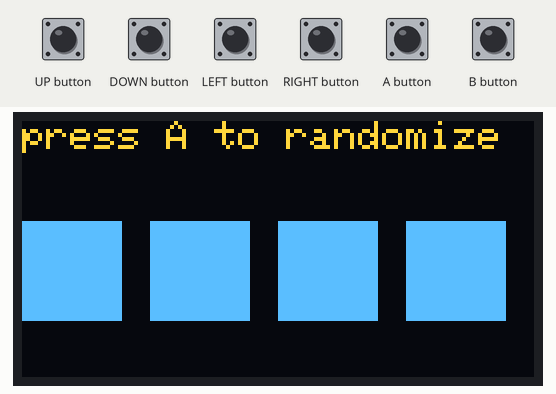
This sketch was run on a simulated Arduboy, built with avr-gcc and run on an emulated ATmega32U4. Shown: 128×64 one-colour display. The inputs (shaded band) are chosen by the test bench. The OLED is the two-colour kind (top 16 rows yellow); random numbers use the default seed unless the sketch sets one.

Above: at 1.2 s.
1.3 s: B button pressed for 0.15 s
At 2.7 s:
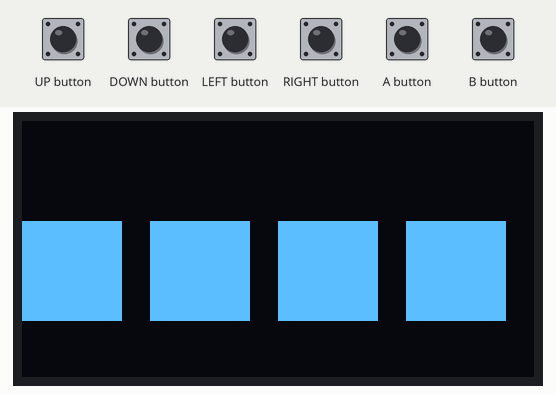
At 4.1 s:
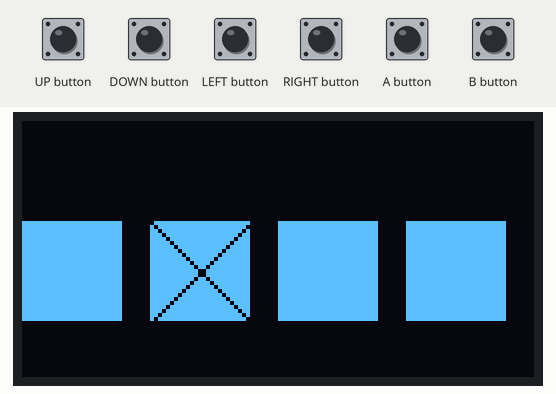
4.4 s: B button pressed for 1 s
At 6.2 s:
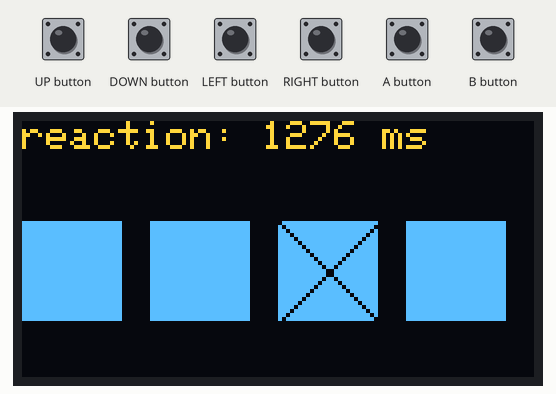
Timing chart, 0 to 7.7 s (numbered marks = the images above; inputs shaded):
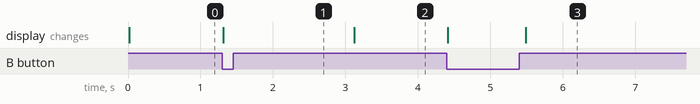

The sketch:

main.ino
```cpp
#include <Arduboy2.h>
#include <qrcode.h>

// Deary-Liewald Task
// https://www.psytoolkit.org/experiment-library/deary_liewald.html

class QR {
 private:
  QRCode _encoder;
  Arduboy2& _arduboy;
  // The size of the pixel for QR code
  const uint8_t _scale = 2;
  // side length is `4 * version + 17`, or 29
  const uint8_t _version = 3;

  enum Position { left, right, center };

  void draw(const char* data, Position position) {
    uint8_t _data[qrcode_getBufferSize(_version)];
    qrcode_initText(&_encoder, _data, _version, ECC_MEDIUM, data);

    uint8_t x_off = 0;
    uint8_t y_off = 3;  // (64 - 58) / 2
    switch (position) {
      // offset by the left border
      case Position::left:
        x_off = 3;
        break;
      // offset by the borders and width of QR code
      case Position::right:
        x_off = 3 * 2 + 58;
        break;
      // offset from the center by half the width of the QR code
      case Position::center:
        x_off = 64 - 29;
        break;
    }

    for (uint8_t y = 0; y < _encoder.size; y++) {
      for (uint8_t x = 0; x < _encoder.size; x++) {
        bool color = qrcode_getModule(&_encoder, x, y);
        _arduboy.drawRect(x * _scale + x_off, y * _scale + y_off, _scale,
                          _scale, color);
      }
    }
  }

 public:
  QR(Arduboy2& arduboy) : _arduboy(arduboy) {}
  void draw_center(const char* data) { draw(data, Position::center); }
  void draw_left(const char* data) { draw(data, Position::left); }
  void draw_right(const char* data) { draw(data, Position::right); }
};

class QRExporter {
 private:
  Arduboy2& arduboy;
  QR qr;
  static const uint8_t MAX_DATA = 5;
  char const* data[MAX_DATA] = {
      "one fish", "two fish", "red fish", "blue fish", "fin",
  };
  uint8_t page = 0;
  bool dirty = true;

 public:
  QRExporter(Arduboy2& arduboy) : arduboy(arduboy), qr(arduboy) {}
  void execute() {
    arduboy.pollButtons();
    if (arduboy.justPressed(LEFT_BUTTON)) {
      if (page > 0) {
        page--;
      }
      dirty = true;
    } else if (arduboy.justPressed(RIGHT_BUTTON)) {
      if (page < MAX_DATA / 2) {
        page++;
      }
      dirty = true;
    }

    if (dirty) {
      arduboy.clear();
      if (page == 2) {
        qr.draw_center(data[2 * page]);
      } else {
        qr.draw_left(data[2 * page]);
        qr.draw_right(data[2 * page + 1]);
      }
      arduboy.display();
      dirty = false;
    }
  }
};

class Block {
 private:
  Arduboy2& _arduboy;
  bool _is_target;

 public:
  Block(Arduboy2& arduboy, bool is_target = false)
      : _arduboy(arduboy), _is_target(is_target) {}
  bool set(bool state) { _is_target = state; }
  bool get() { return _is_target; }
  void draw(int x, int y, int len) {
    _arduboy.fillRect(x, y, len, len, WHITE);
    if (_is_target) {
      _arduboy.drawLine(x, y, x + len, y + len, BLACK);
      _arduboy.drawLine(x + len, y, x, y + len, BLACK);
    }
  }
};

struct Data {
  uint16_t elapsed;
};

class Timer {
 private:
  Arduboy2& arduboy;
  Block** blocks;
  const uint8_t LEN = 25;
  uint8_t pos;
  uint8_t size;

 public:
  Timer(Arduboy2& arduboy, uint8_t size) : arduboy(arduboy), size(size) {
    blocks = new Block*[size];
    for (int i = 0; i < size; i++) {
      blocks[i] = new Block(arduboy);
    }
    pos = 0;
  }

  ~Timer() {
    for (int i = 0; i < size; i++) {
      delete blocks[i];
    }
    delete blocks;
  }

  void clear() { blocks[pos]->set(false); }

  void reset() {
    clear();
    pos = random(0, size);
    blocks[pos]->set(true);
  }

  void draw() {
    // half the size of the border
    int offset = (WIDTH - 32 * size) >> 1;
    int border = 32 - LEN;
    for (int i = 0; i < size; i++) {
      blocks[i]->draw(offset + (32 * i), 32 - border, LEN);
    }
    arduboy.display();
  }

  Data execute() {
    Data result;

    clear();
    draw();
    delay(random(0, 3000));
    reset();
    draw();

    unsigned long start = millis();
    do {
      if (arduboy.pressed(B_BUTTON)) {
        result.elapsed = millis() - start;
        break;
      }
    } while (true);

    arduboy.clear();
    clear();
    draw();
    return result;
  }
};

Arduboy2 arduboy;
QRExporter qrexporter(arduboy);
Timer timer(arduboy, 4);
uint8_t step = 0;
int sum = 0;
char buffer[20];

void setup() {
  arduboy.begin();
  arduboy.setFrameRate(200);
}

void display_result(int sum) {
  arduboy.clear();
  arduboy.setCursor(0, 0);
  arduboy.println("avg. reaction time:");
  memset(buffer, 0, 20);
  snprintf(buffer, 20, "%i ms", sum / 5);
  arduboy.print("    ");
  arduboy.println(buffer);
  arduboy.println("");
  arduboy.println("press A to reset");
  arduboy.println("press B to export");
  arduboy.display();
}

void loop() {
  if (!arduboy.nextFrame()) {
    return;
  }

  if (step == 0) {
    arduboy.clear();
    arduboy.print("press A to randomize");
    timer.draw();
    arduboy.display();
    arduboy.pollButtons();
    if (arduboy.justPressed(B_BUTTON)) {
      step++;
      arduboy.clear();
      arduboy.display();
    }
  } else if (step == 1) {
    for (int trial = 0; trial < 5; trial++) {
      auto data = timer.execute();
      sum += data.elapsed;
      arduboy.setCursor(0, 0);
      memset(buffer, 0, 20);
      snprintf(buffer, 20, "reaction: %i ms", data.elapsed);
      arduboy.print(buffer);
      arduboy.display();
    }

    display_result(sum);
    step++;
  } else if (step == 2) {
    arduboy.pollButtons();
    if (arduboy.justPressed(A_BUTTON)) {
      arduboy.clear();
      QR qr(arduboy);
      qr.draw_center(buffer);
      arduboy.display();
    } else if (arduboy.justPressed(B_BUTTON)) {
      sum = 0;
      step = 0;
    }
  }
}
```

Measured:
- after the input at 1.3 s, the display: first changes at once (image 1 shows a later state)
- after the input at 4.4 s, the display: first changes at once (image 3 shows a later state)
